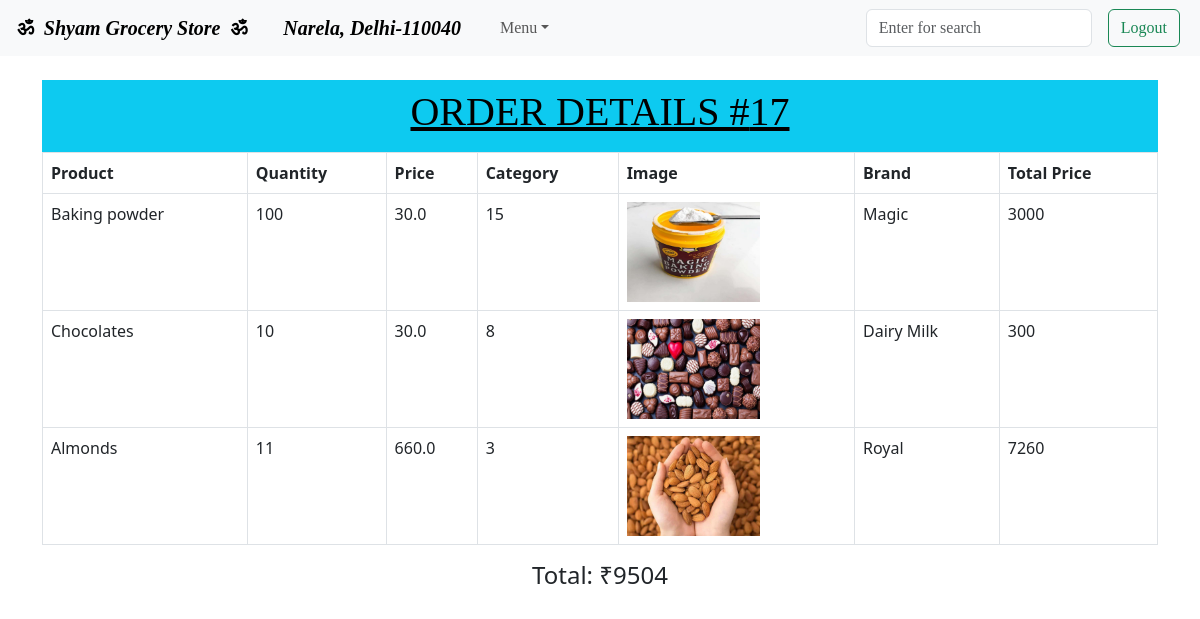
/order_details/17 (signed in), run on the app's committed database.
### model.py (models this page shows)
class Product(db.Model):
    __tablename__="product"
    id = db.Column('id', db.Integer, primary_key = True)
    name = db.Column(db.String(50))
    category = db.Column(db.Integer)
    brand = db.Column(db.String(50))
    mfg_date = db.Column(db.String(20))
    exp_date = db.Column(db.String(20))
    unit = db.Column(db.String(15))
    qty = db.Column(db.Integer)
    price_per_unit = db.Column(db.Float(15))
    image = db.Column(db.String)

class Order(db.Model):
    __tablename__="order"
    id = db.Column('id', db.Integer, primary_key=True)
    user_id = db.Column(db.Integer)
    order_total = db.Column(db.Integer)
    order_time = db.Column(db.DateTime, nullable=False, default = datetime.utcnow)

### controller.py (the view)
@app.route("/order_details/<int:id>")
def order_details(id):
    orders = Order_details.query.filter_by(order_id=id)
    for_price = Order.query.filter_by(id=id).first()
    order_detail = []
    check_for_out_of_stock = []
    total_price = for_price.order_total
    for order in orders:
        product = Product.query.filter_by(id=order.product_id).first()
        if product.qty <= 0:
            check_for_out_of_stock.append(product.name)
        order_detail.append((product.name, order.product_qty, product.price_per_unit, product.category, product.image, product.brand, int(product.price_per_unit)*int(order.product_qty), order.order_id))
    if check_for_out_of_stock:
        flash(f"These products are Out-of-Stock {check_for_out_of_stock} ! Will back to you soon...")
    return render_template("order_details.html", product_list=order_detail, total_price=total_price, order_id=id)

### templates/order_details.html (shortened to what this page needs)
{% extends "base.html" %}
{% block main %}
    <div class="container my-4">
        <div class="text-bg-info p-2" style="font-family: Algerian;">
            <h1><center><u>ORDER DETAILS #{{ order_id }}</u></center></h1>
        </div>
        <div class="table-responsive">
                <table class="table table-bordered table-hover">
                    <thead>
                        <tr>
                            <th scope="col">Product</th>
                            <th scope="col">Quantity</th>
                            <th scope="col">Price</th>
                            <th scope="col">Category</th>
                            <th scope="col">Image</th>
                            <th scope="col">Brand</th>
                            <th scope="col">Total Price</th>
                        </tr>
                    </thead>
                    <tbody>
                        {% for item in product_list %}
                        <tr>
                            <td>{{ item[0] }}</td>
                            <td>{{ item[1] }}</td>
                            <td>{{ item[2] }}</td>
                            <td>{{ item[3] }}</td>
                            <td><img src="{{ item[4] }}" height="100px"></td>
                            <td>{{ item[5] }}</td>
                            <td>{{ item[6] }}</td>
                        </tr>
                        {% endfor %}
                    </tbody>
                </table>
        </div>
        <div class="text-center">
            <h4>Total: ₹{{ total_price }}</h4>
        </div>
    </div>
{% endblock %}

### data on the page
Product: name "Baking powder", qty "100", price_per_unit "30.0", category "15", image (picture), brand "Magic", item "3000"
Product: name "Chocolates", item "10", price_per_unit "30.0", category "8", image (picture), brand "Dairy Milk", item "300"
Product: name "Almonds", item "11", price_per_unit "660.0", category "3", image (picture), brand "Royal", item "7260"
Order: order_total "9504"

### other printed values
{{ order_id }} "17"
